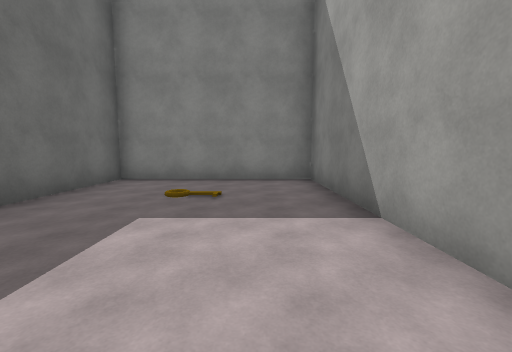
view 1 (above)

12 first-person views from a walk through a Unity game level. The camera is 1.5 m above the floor, tilts 6° down and sees 90° across. The floor is counted in squares, 2 m on a side. Each view is taken from the middle of a square. On the plan, view 1 faces up. The plan holds only what a view shows up to about 9 squares ahead; the rest is blank. The place goes on beyond the plan. The player is left out. Some surface patterns are stand-ins.

view 2
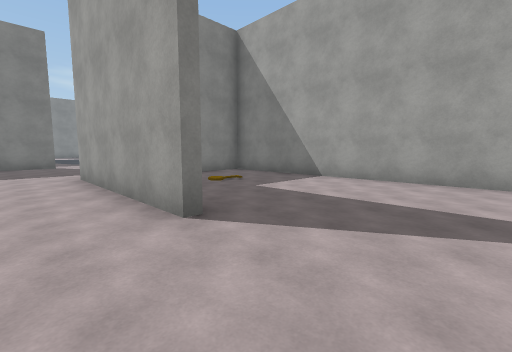

view 3
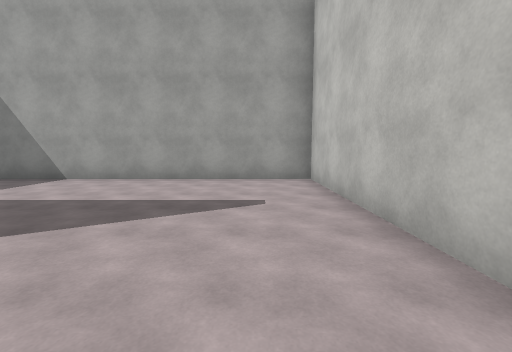

view 4
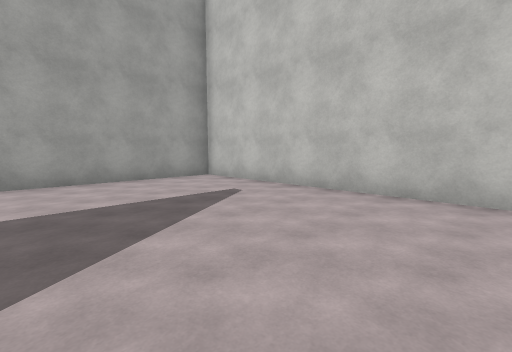

view 5
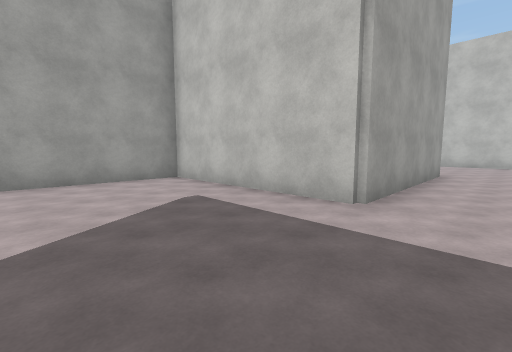

view 6
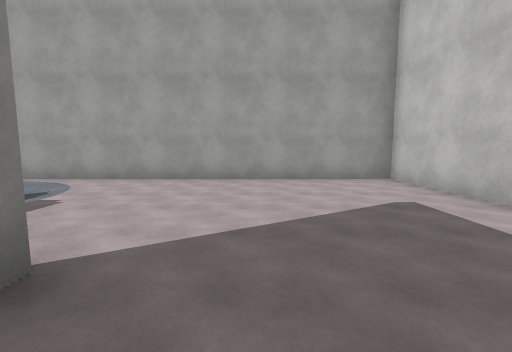

view 7
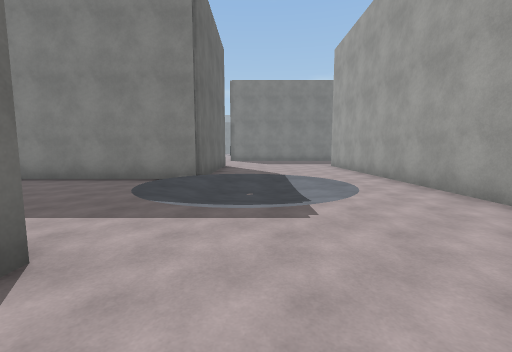

view 8
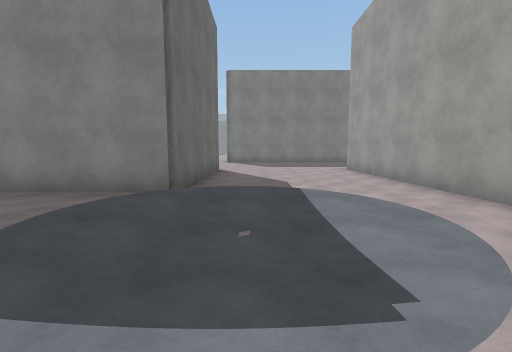

view 9
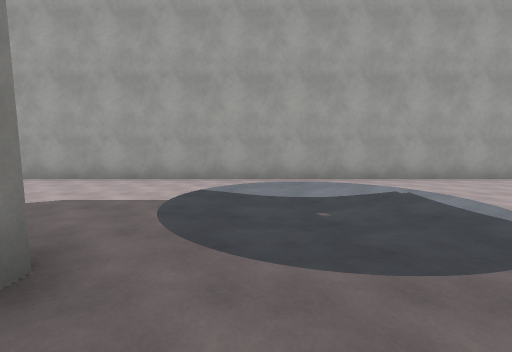

view 10
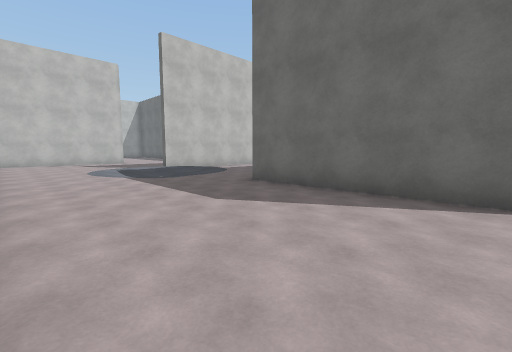

view 11
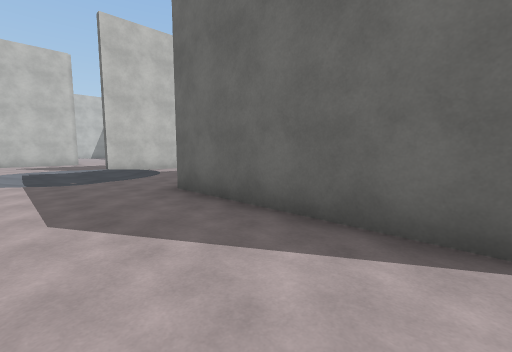

view 12
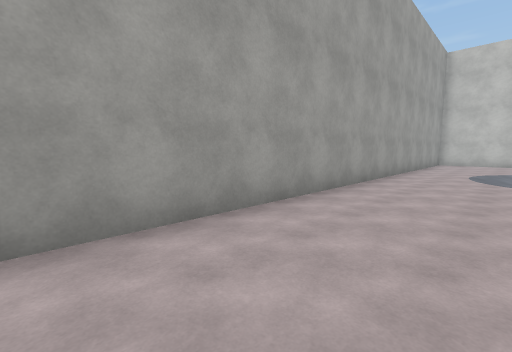

### Floor plan
Key: @ floor where view 1 was taken; # wall or solid block; . floor; / step, stairs or slope; O other object.
Columns run from 5 left of view 1 to 2 right of it. Each row starts with its distance up from view 1.
 21   #....#
 20   #....#
 19   #....#
 18   #....#
 17  ##....#
 16 ##//...#
 15 .////..#
 14 .//./..#
 13 ..///..#
 12  ......#
 11 ##.....#
 10 .......#
  9 .......#
  8 .......#
  7 .......#
  6 ..######
  5 ..#....#
  4 ..#.O..#
  3 ..#....#
  2 ..#....#
  1 .......#
  0 .....@.#
 -1 .......#
 -2 .......#
 -3 ......##
 -4 #######

Where each view was taken, in squares from view 1:
view 1: 0 up, 0 right, facing up
view 2: 1 down, 5 left, facing up-right
view 3: 2 down, 5 left, facing right
view 4: 1 up, 5 left, facing down-right
view 5: 10 up, 5 left, facing down-right
view 6: 10 up, 5 left, facing right
view 7: 10 up, 2 left, facing up
view 8: 12 up, 2 left, facing up
view 9: 15 up, 5 left, facing right
view 10: 21 up, 1 right, facing down-left
view 11: 21 up, 1 left, facing down-left
view 12: 21 up, 1 left, facing down-right
